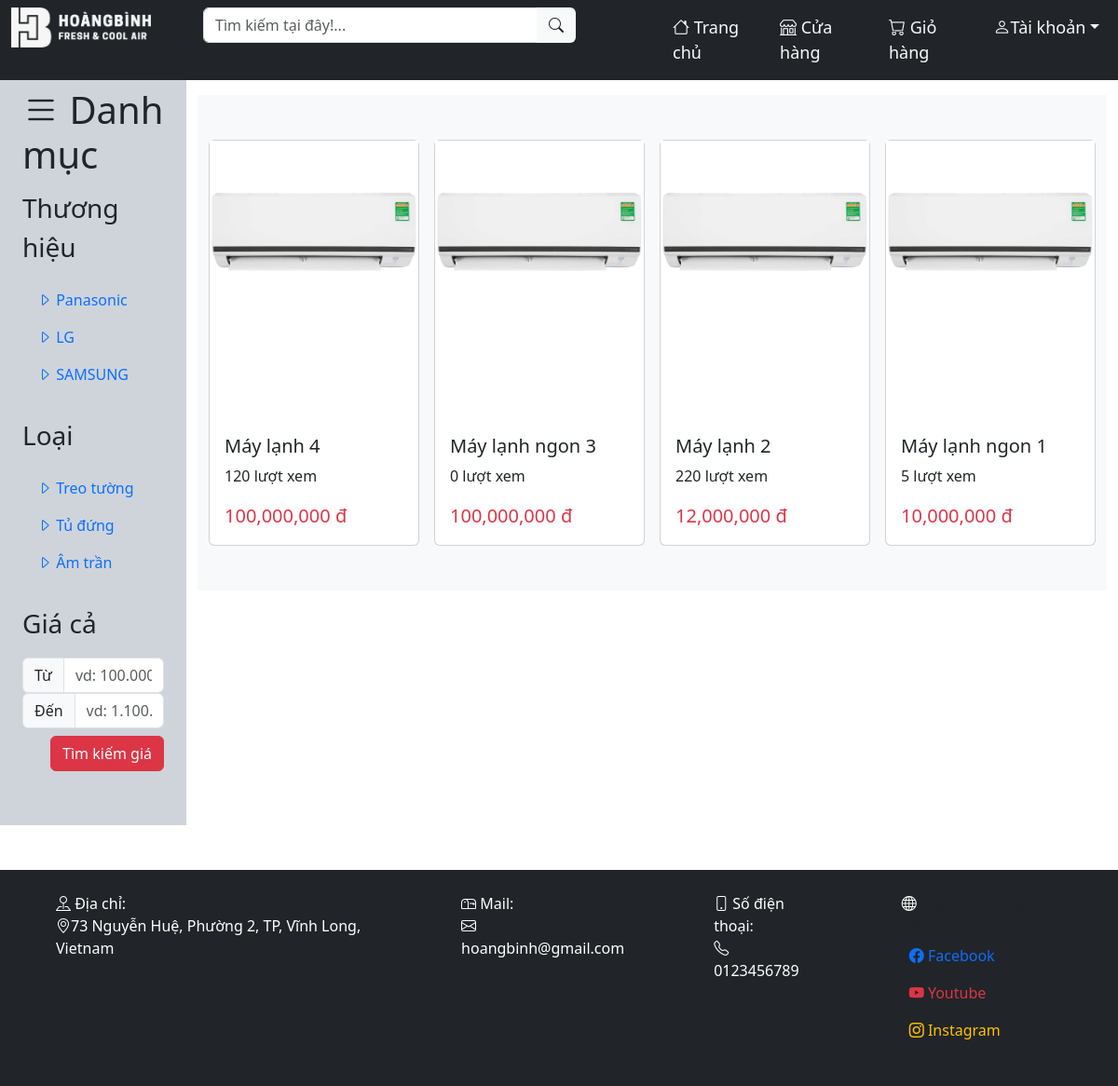
The app's page /shop.php, older data.
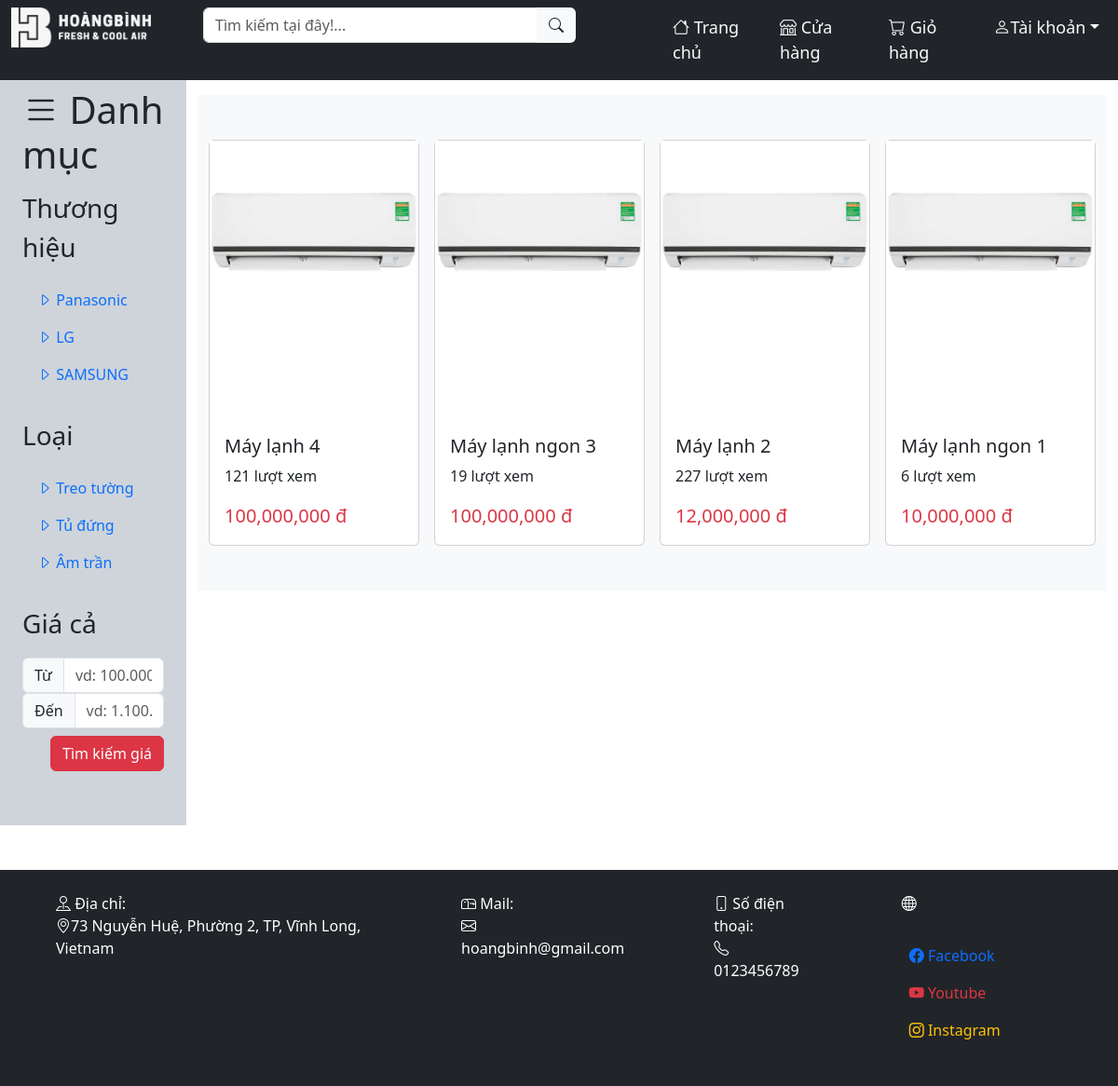
The same page, newer data.
### tables this page shows
CREATE TABLE `brand` (
  `brand_id` int(10) NOT NULL,
  `brand_name` varchar(100) NOT NULL
);

CREATE TABLE `type` (
  `type_id` int(10) NOT NULL,
  `type_name` varchar(100) NOT NULL
);

CREATE TABLE `product` (
  `prd_id` int(10) NOT NULL,
  `prd_name` varchar(100) NOT NULL,
  `prd_price` decimal(50,0) NOT NULL,
  `prd_pricenew` float DEFAULT NULL,
  `prd_special` varchar(100) DEFAULT NULL,
  `prd_size` varchar(50) NOT NULL,
  `prd_inverter` varchar(10) NOT NULL DEFAULT 'Không',
  `prd_color` varchar(20) NOT NULL,
  `prd_vol` int(10) NOT NULL,
  `prd_speedlvl` int(10) NOT NULL,
  `picture` varchar(100) NOT NULL,
  `views` int(11) NOT NULL DEFAULT 0,
  `brand_id` int(10) NOT NULL,
  `type_id` int(10) NOT NULL
);

### handle/handle_sqldata.php (called while the page is built, shortened)
<?php
function getallproduct($sreach_array=['views']){
    $mapping = [
        'name' => 'prd_name',
        'min' => 'prd_price',
        'max' => 'prd_price',
        'brand' => 'brand_id',
        'type' => 'type_id',
        'views' => 'views'
    ];
    require "db_con.php";
    $sql="SELECT * FROM product";
    $sql.=" WHERE 1";
    foreach($sreach_array as $key => $value) {
        if($key === 'name') {
            $sql .= " AND $mapping[$key] LIKE '%$value%'";
        } else if($key === 'min') {
            $sql .= " AND $mapping[$key] >= $value";
        } else if($key === 'max') {
            $sql .= " AND $mapping[$key] <= $value";
        } else if($key === 'brand') {
            $sql .= " AND $mapping[$key] = $value";
        } else if($key === 'type') {
            $sql .= " AND $mapping[$key] = $value";
        } else if($key === 'views') {
            $sql .= " ORDER BY views DESC";
        } else {
            $sql .= " ORDER BY prd_id DESC";
        }
    }
    $result = mysqli_query($conn, $sql);
    $resultArray=mysqli_fetch_all($result,MYSQLI_ASSOC);
    return $resultArray;
}
function getallbrand($id){
    require "db_con.php";
    $sql="SELECT * FROM brand";
    $result = mysqli_query($conn, $sql);
    return $result;
}
function getalltype($id){
    require "db_con.php";
    $sql="SELECT * FROM type";
    $result = mysqli_query($conn, $sql);
    return $result;
}
?>

### shop.php (the view, shortened to what this page needs)
<?php
  include "./handle/db_con.php";
  include "./handle/handle_sqldata.php";
  require "./web/echoHTML.php";
  $url="http://localhost".$_SERVER['REQUEST_URI'];
  $parts=parse_url($url);
  if(isset($parts['query'])){
    parse_str($parts['query'],$result);
    $productdata=getallproduct($result);
  }else{
    $productdata=getallproduct();
  }
  $branddata=getallbrand(FALSE);
  $typedata=getalltype(FALSE);
?>
<!DOCTYPE html>
<html lang="en">
<head>
    <link rel="stylesheet" href="./css/style.css">
    <link rel="stylesheet" href="./css/bootstrap.css">
    <link rel="stylesheet" href="https://cdn.jsdelivr.net/npm/bootstrap-icons@1.11.1/font/bootstrap-icons.css">
</head>
<body>
<?php
    addHeader();
?>
<div class="container-fluid">
  <div class="row flex-nowrap">
      <div class="col-auto col-md-3 col-xl-2 px-sm-2 px-0 bg-dark-subtle">
          <div class="d-flex flex-column align-items-center align-items-sm-start px-3 pt-2 text-dark min-vh-100">
              <h1><i class="bi-list"></i> Danh mục</h1>
              <ul class="nav nav-pills flex-column">
                  <li>
                    <p class="fs-3 mt-1">Thương hiệu</p>
                    <ul class="nav flex-column">
                      <?php
                        foreach($branddata as $brddata){
                          echo '<li>
                                  <a href="#"';
                          if(isset($result['brand'])){
                            if($brddata['brand_id']==$result['brand']){
                              echo 'class="nav-link btn-secondary search-filter"';
                            }else{
                              echo 'class="nav-link disabled"';
                            }
                          }else{
                            echo 'class="nav-link search-filter"';
                          }
                          echo 'data-mtype="brand" data-mvalue="'.$brddata['brand_id'].'"><i class="bi-caret-right"></i> '.$brddata['brand_name'].'</a>
                                </li>';
                        }
                      ?>
                    </ul>
                  </li>
                  <li>
                    <p class="fs-3 mt-4">Loại</p>
                    <ul class="nav flex-column">
                      <?php
                        foreach($typedata as $tdata){
                          echo '<li>
                                  <a href="#"';
                          if(isset($result['type'])){
                            if($tdata['type_id']==$result['type']){
                              echo 'class="nav-link btn-secondary search-filter"';
                            }else{
                              echo 'class="nav-link disabled"';
                            }
                          }else{
                            echo 'class="nav-link search-filter"';
                          }
                          echo 'data-mtype="type" data-mvalue="'.$tdata['type_id'].'"><i class="bi-caret-right"></i> '.$tdata['type_name'].'</a>
                                </li>';
                        }
                      ?>
                    </ul>
                  </li>
                  <li>
                    <p class="fs-3 mt-4">Giá cả</p>
                    <ul class="nav flex-column">
                      <li>
                        <div class="input-group">
                          <span class="input-group-text">Từ</span>
                          <input id="search_min" type="text" class="form-control" placeholder="vd: 100.000 đ" value="<?php if(isset($result['min'])) echo $result['min'];?>">
                        </div>
                        <div class="input-group">
                          <span class="input-group-text">Đến</span>
                          <input id="search_max" type="text" class="form-control" placeholder="vd: 1.100.000 đ" value="<?php if(isset($result['max'])) echo $result['max'];?>">
                        </div>
                        <button type="button" class="btn btn-danger float-end mt-2 search_money">Tìm kiếm giá</button>
                      </li>
                    </ul>
                  </li>
              </ul>
          </div>
      </div>
      <div class="col py-3">
        <div id="shop-product" class="py-5 bg-light">
          <div class="container">
              <div class="row row-cols-1 row-cols-md-2 row-cols-lg-3 row-cols-lg-4 g-3">
                  <?php
                    foreach($productdata as $item){
                      echo '<div class="col">
                            <div class="card">
                              <a class="text-decoration-none" href="view.php?id='.$item['prd_id'].'">
                                <div id="product-box" class="card-img-top bg-img hover-zoom">
                                    <img class="img-fluid" src="./product_image/'.$item['picture'].'">
                                </div>
                                <div class="card-body">
                                    <h5 class="card-title text-dark">'.$item['prd_name'].'</h5>
                                    <p class="text-dark">'.$item['views'].' lượt xem</p>
                            <p class="card-text fs-5 text-danger">'.number_format($item['prd_price']).' đ</p>
                                </div>
                            </div>
                            </a>
                        </div>';
                    }
                  ?>
              </div>
          </div>
      </div>
      </div>
  </div>
</div>
<?php
  addFooter();
?>
</body>
</html>

### web/echoHTML.php (shortened to what this page needs)
<?php
function addHeader(){
    echo '<div id="header" class="navbar navbar-expand bg-dark sticky-top">
    <div class="container-fluid d-flex justify-content-center">
        <ul class="navbar-nav">
            <li class="nav-item">
                <a href="index.php" class="navbar-brand me-2 d-none d-lg-inline">
                    <img id="logo" src="./images/longlogo.png">
                </a>
                <a href="index.php" class="navbar-brand me-2 d-none d-sm-inline d-lg-none">
                    <img id="logosmall" src="./images/logo.png" alt="">
                </a>
            </li>
            <li class="nav-item mx-sm-1 mx-lg-5">
                <div id="search-box" class="input-group d-flex justify-content-center">
                    <input id="search-bar" type="text" class="form-control sreach_name_box" placeholder="Tìm kiếm tại đây!...">
                    <span id="search-bt" class="input-group-text btn sreach_name_btn bg-light"><i class="bi-search"></i></span>
                </div>
            </li>
            <li class="nav-item mx-sm-1 ms-lg-5 me-2">
                <a id="header-item" class="nav-link text-light" href="index.php">
                    <i class="bi-house"></i>
                    <p class="d-none d-lg-inline">Trang chủ</p></a>
              </a>
            </li>
            <li class="nav-item me-2">
                <a id="header-item" class="nav-link text-light" href="shop.php">
                    <i class="bi-shop"></i>
                    <p class="d-none d-lg-inline">Cửa hàng</p></a>
              </a>
            </li>
            <li class="nav-item me-2">
                <a id="header-item" class="nav-link text-light" href="cart.php">
                    <i class="bi-cart"></i>
                    <p class="d-none d-lg-inline">Giỏ hàng</p></a>
            </li>
            <li class="nav-item">';
            $uname="Tài khoản";
            echo '<dir class="dropdown p-0 m-0">
                <a id="header-item" class="dropdown-toggle nav-link text-light" href="#" data-bs-toggle="dropdown">
                    <i class="bi-person"></i>';
            if(isset($_SESSION["username"])){
                $uname=$_SESSION["username"];
                echo '<p class="d-none d-lg-inline">'.$uname.'</p></a>
                    <ul class="dropdown-menu dropdown-menu-dark text-small shadow position-absolute">';
                if(isset($_SESSION["permission"]))
                {
                    echo '<li><a class="dropdown-item" href="admin.php">Admin</a></li>';
                }
                echo '<li><a class="dropdown-item" href="./handle/handle_logout.php">Đăng xuất</a></li>';
            }else{
                echo '<p class="d-none d-lg-inline">'.$uname.'</p></a>
                    <ul class="dropdown-menu dropdown-menu-dark text-small shadow position-absolute">
                        <li><a class="dropdown-item" href="login.php">Đăng nhập</a></li>
                        <li><a class="dropdown-item" href="register.php">Đăng ký</a></li>
                        </ul>
                    </div>';
            }
        echo '</li>
            </ul>
        </div>
    </div>';
}
function addFooter(){
    echo '<div id="footer" class="navbar navbar-expand-sm bg-dark mt-5">
    <div class="container-fluid justify-content-center pb-3">
        <ul class="navbar-nav">
            <li class="nav-item mx-5 my-3 text-white">
                <i class="bi-pin-map"></i>
                Địa chỉ:
                <p><i class="bi-geo-alt"></i>73 Nguyễn Huệ, Phường 2, TP, Vĩnh Long, Vietnam</p>
            </li>
            <li class="nav-item mx-5 my-3 text-white">
                <i class="bi-mailbox"></i>
                Mail:
                <p><i class="bi-envelope"></i>hoangbinh@gmail.com</p>
            </li>
            <li class="nav-item mx-5 my-3 text-white">
                <i class="bi-phone"></i>
                Số điện thoại:
                <p><i class="bi-telephone"></i> 0123456789</p>
            </li>
            <li class="nav-item mx-5 my-3">
                <i class="bi-globe text-white"></i>
                Theo dõi chúng tôi trên:
                <a href="https://www.facebook.com/" class="nav-link text-primary"><i class="bi-facebook"></i> Facebook</a>
                <a href="https://www.youtube.com/" class="nav-link text-danger"><i class="bi-youtube"></i> Youtube</a>
                <a href="https://www.instagram.com/" class="nav-link text-warning"><i class="bi-instagram"></i> Instagram</a>
            </li>
        </ul>
    </div>
</div>';
}
?>

### css/style.css (style rules this page uses)
body { font-family: Arial, Helvetica, sans-serif; }
#logo { width: 150px; }
#header-item { font-size: large; }
#search-box { width: 400px; }
#product-box { min-height: 300px; }

Row changes from the older to the newer data that the page shows:
changed product "Máy lạnh 4": views "120" → "121"
changed product "Máy lạnh ngon 3": views "0" → "19"
changed product "Máy lạnh 2": views "220" → "227"
changed product "Máy lạnh ngon 1": views "5" → "6"
